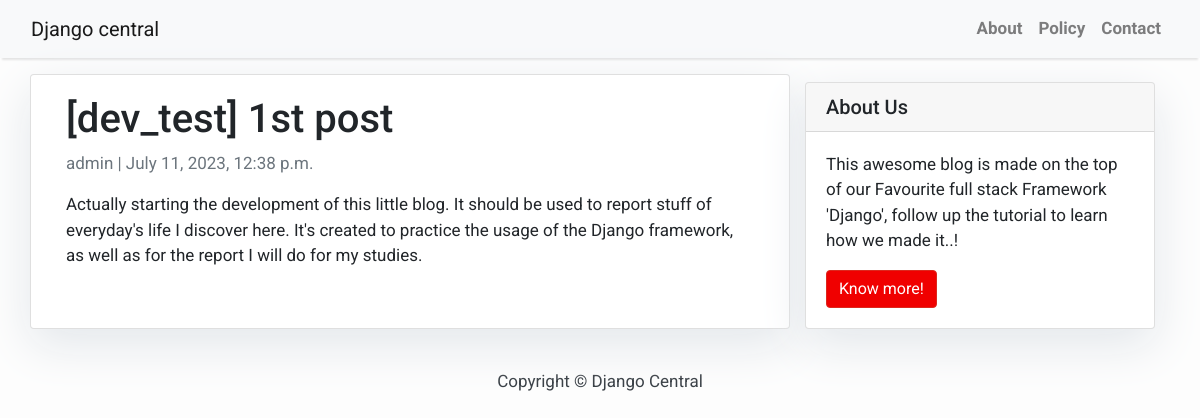
/dev1/, run on the app's committed database.
### blog/models.py (models this page shows, shortened)
class Post(models.Model):
    title = models.CharField(max_length=200, unique=True)
    slug = models.SlugField(max_length=200, unique=True)
    author = models.ForeignKey(User, on_delete= models.CASCADE,related_name='blog_posts')
    updated_on = models.DateTimeField(auto_now= True)
    content = models.TextField()
    created_on = models.DateTimeField(auto_now_add=True)
    status = models.IntegerField(choices=STATUS, default=0)
    class Meta:
        ordering = ['-created_on']

### blog/views.py (the view)
# urls.py: path('<slug:slug>/', views.PostDetail.as_view(), name='post_detail'),
class PostDetail(generic.DetailView):
    model = Post
    template_name = 'post_detail.html'

### templates/post_detail.html
{% extends 'base.html' %} {% block content %}
<div class="container">
  <div class="row">
    <div class="col-md-8 card mb-4  mt-3 left  top">
      <div class="card-body">
        <h1>{% block title %} {{ object.title }} {% endblock title %}</h1>
        <p class=" text-muted">{{ post.author }} | {{ post.created_on }}</p>
        <p class="card-text ">{{ object.content | safe }}</p>
      </div>
    </div>
    {% block sidebar %} {% include 'sidebar.html' %} {% endblock sidebar %}
  </div>
</div>
{% endblock content %}

### templates/base.html (style rules this page uses)
body { font-family: "Roboto", sans-serif; font-size: 17px; background-color: #fdfdfd; }

### templates/sidebar.html (style rules this page uses)
.card { box-shadow: 0 16px 48px #E3E7EB; }

### data on the page
Post: title "[dev_test] 1st post", author "admin", created_on "July 11, 2023, 12:38 p.m.", content "Actually starting the development of this little blog. It should be used to report stuff of everyday's life I discover here. It's created to practice the usage of the Django framework, as well as for the report I will do for my studies."
